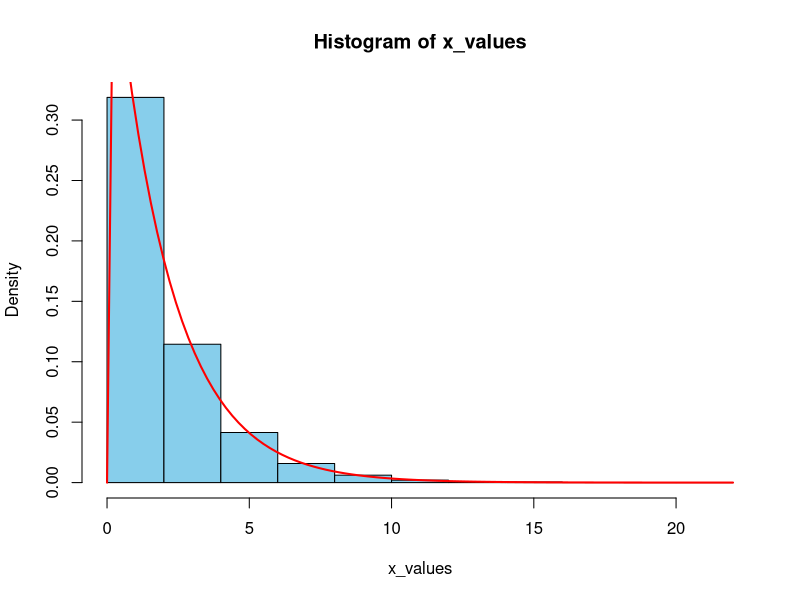

Generate this figure with R:
# =================================================================
# Exemplo: Distribuição Exponencial (Valores Pseudoaleatórios)
# =================================================================

## Valores Pseudoaleatórios da Distribuição Exponencial

rexp_c <- function(n, lambda) {
  # 1° passo: gerar U ~ Uniforme(0, 1)
  
  u = runif(n, min = 0, max = 1)
  
  # 2° passo: Cálculo do Quantil
  x = - (1/lambda) * log(1 - u)
  
}

## Teste

x_values = rexp_c(n = 10000, lambda = 0.5)
head(x_values, n = 100)
hist(x_values, col = 'skyblue', probability = T)
curve(dexp(x, rate = 0.5), col = 'red', lwd = 2, add = T)
